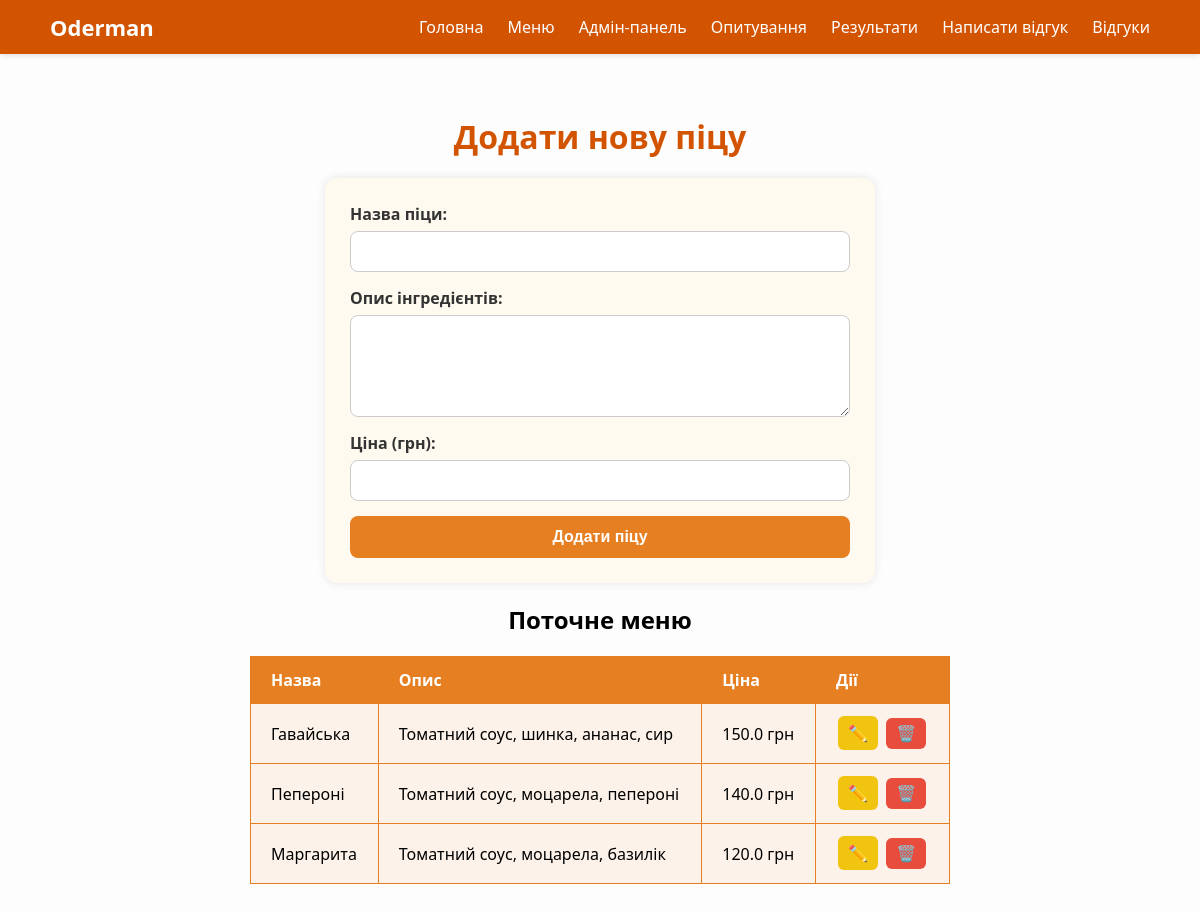
The page /admin on the database its author committed.
### tables this page shows
CREATE TABLE menu_items (
        id INTEGER PRIMARY KEY AUTOINCREMENT,
        name TEXT NOT NULL,
        description TEXT NOT NULL,
        price REAL NOT NULL
    );

### app.py (the view, shortened to what this page needs)
@app.route('/admin', methods=['GET', 'POST'])
def admin():
    conn = get_db_connection()
    pizzas = conn.execute('SELECT * FROM menu_items').fetchall()
    conn.close()
    return render_template('admin.html', pizzas=pizzas)

### app.py (called while the page is built)
def get_db_connection():
    conn = sqlite3.connect('oderman.db')
    conn.row_factory = sqlite3.Row
    return conn

### templates/admin.html (shortened to what this page needs)
{% extends "base.html" %}
{% block content %}
<h1 class="admin-title">Додати нову піцу</h1>
<div class="admin-form-container">
    <form method="post" class="admin-form">
        <label for="name">Назва піци:</label>
        <input type="text" name="name" required>
        <label for="description">Опис інгредієнтів:</label>
        <textarea name="description" required></textarea>
        <label for="price">Ціна (грн):</label>
        <input type="number" step="0.01" name="price" required>
        <button type="submit" class="admin-button">Додати піцу</button>
    </form>
</div>
<h2>Поточне меню</h2>
<table>
    <tr>
        <th>Назва</th>
        <th>Опис</th>
        <th>Ціна</th>
        <th>Дії</th>
    </tr>
    {% for pizza in pizzas %}
    <tr>
        <td>{{ pizza.name }}</td>
        <td>{{ pizza.description }}</td>
        <td>{{ pizza.price }} грн</td>
        <td>
    <a href="{{ url_for('edit', id=pizza.id) }}" class="btn edit-btn">✏️</a>
    <form action="{{ url_for('delete', id=pizza.id) }}" method="post" style="display:inline;">
        <button type="submit" class="btn delete-btn" onclick="return confirm('Ви впевнені?')">🗑️</button>
    </form>
        </td>
    </tr>
    {% endfor %}
</table>
{% endblock %}

### static/style.css (style rules this page uses)
body { font-family: Arial, sans-serif; background-color: #fffaf0; margin: 0; padding: 0; text-align: center; }
h1 { color: #d35400; }
table { margin: 20px auto; border-collapse: collapse; width: 70%; background-color: #fdf2e9; }
th, td { padding: 12px 20px; border: 1px solid #e67e22; text-align: left; }
th { background-color: #e67e22; color: white; }
.admin-title { color: #d35400; margin-bottom: 20px; }
.admin-form-container { max-width: 500px; margin: 0 auto; padding: 25px; background-color: #fffaf0; box-shadow: 0 0 10px rgba(0,0,0,0.1); border-radius: 12px; }
.admin-form { display: flex; flex-direction: column; }
.admin-form label { text-align: left; margin-bottom: 6px; font-weight: bold; color: #333; }
.admin-form input, .admin-form textarea { padding: 10px; margin-bottom: 15px; border: 1px solid #ccc; border-radius: 8px; font-size: 14px; font-family: inherit; }
.admin-form textarea { resize: vertical; min-height: 80px; }
.admin-button { background-color: #e67e22; color: white; padding: 12px; border: none; border-radius: 8px; font-size: 16px; font-weight: bold; cursor: pointer; transition: background-color 0.3s ease; }
body { margin: 0; font-family: 'Segoe UI', Tahoma, Geneva, Verdana, sans-serif; background-color: #fdfdfd; }
.btn { border: none; padding: 6px 10px; margin: 2px; border-radius: 6px; font-size: 16px; cursor: pointer; text-decoration: none; }
.edit-btn { background-color: #f1c40f; color: white; }
.delete-btn { background-color: #e74c3c; color: white; }

### rows shown on the page
menu_items: name "Гавайська", description "Томатний соус, шинка, ананас, сир", price "150.0"
menu_items: name "Пепероні", description "Томатний соус, моцарела, пепероні", price "140.0"
menu_items: name "Маргарита", description "Томатний соус, моцарела, базилік", price "120.0"
